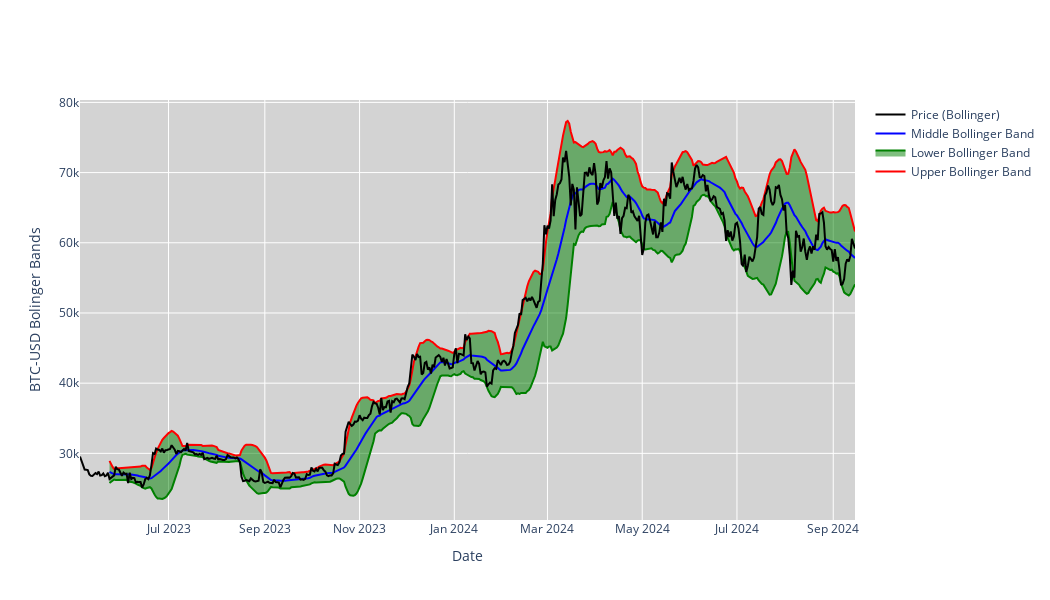

Source (notebook cell):
### Code cell
#BB
fig = go.Figure()
fig.add_trace(go.Scatter(x=stock_data.index, y=stock_data['UB'], mode='lines', name='Upper Bollinger Band', visible=True, line=dict(color='red')))
fig.add_trace(go.Scatter(x=stock_data.index, y=stock_data['LB'], fill='tonexty', mode='lines', name='Lower Bollinger Band', visible=True, line=dict(color='green')))
fig.add_trace(go.Scatter(x=stock_data.index, y=stock_data['M20'], mode='lines', name='Middle Bollinger Band', visible=True, line=dict(color='blue')))
fig.add_trace(go.Scatter(x=stock_data.index, y=stock_data['Close'], mode='lines', name='Price (Bollinger)', visible=True, line=dict(color='black')))
fig.update_layout(
    xaxis_rangeslider_visible=False,
    yaxis_title=f'{ticker} Bolinger Bands',
    xaxis_title='Date',
    plot_bgcolor='lightgrey',
    width=1050,
    height=600
)
fig.show()
fig.write_image('./images/Bollinger_Bands.png')

### Figure 1 — Plotly figure (JSON) as saved in the notebook; plotly's stock layout.template omitted (floating-point values rounded to 4 significant figures; data arrays with more than 128 entries replaced by an {"elided": "..."} marker saying what was removed)
{"data": [{"line": {"color": "red"}, "mode": "lines", "name": "Upper Bollinger Band", "type": "scatter", "visible": true, "x": {"elided": "500 str values"}, "y": {"elided": "500 float values"}}, {"fill": "tonexty", "line": {"color": "green"}, "mode": "lines", "name": "Lower Bollinger Band", "type": "scatter", "visible": true, "x": {"elided": "500 str values"}, "y": {"elided": "500 float values"}}, {"line": {"color": "blue"}, "mode": "lines", "name": "Middle Bollinger Band", "type": "scatter", "visible": true, "x": {"elided": "500 str values"}, "y": {"elided": "500 float values"}}, {"line": {"color": "black"}, "mode": "lines", "name": "Price (Bollinger)", "type": "scatter", "visible": true, "x": {"elided": "500 str values"}, "y": {"elided": "500 float values"}}], "layout": {"height": 600, "plot_bgcolor": "lightgrey", "width": 1050, "xaxis": {"rangeslider": {"visible": false}, "title": {"text": "Date"}}, "yaxis": {"title": {"text": "BTC-USD Bolinger Bands"}}}}
